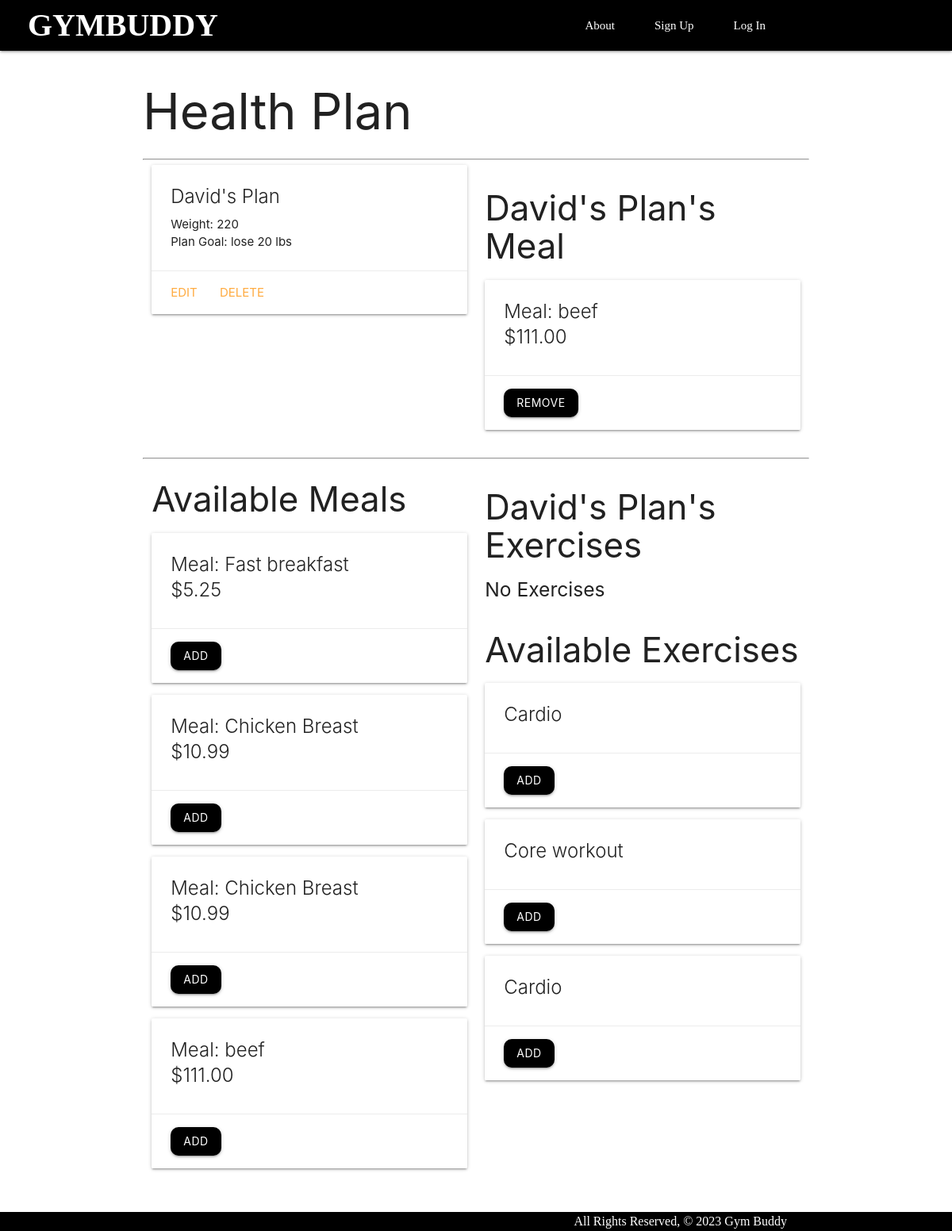
Page /plans/1/ on the earlier database version.
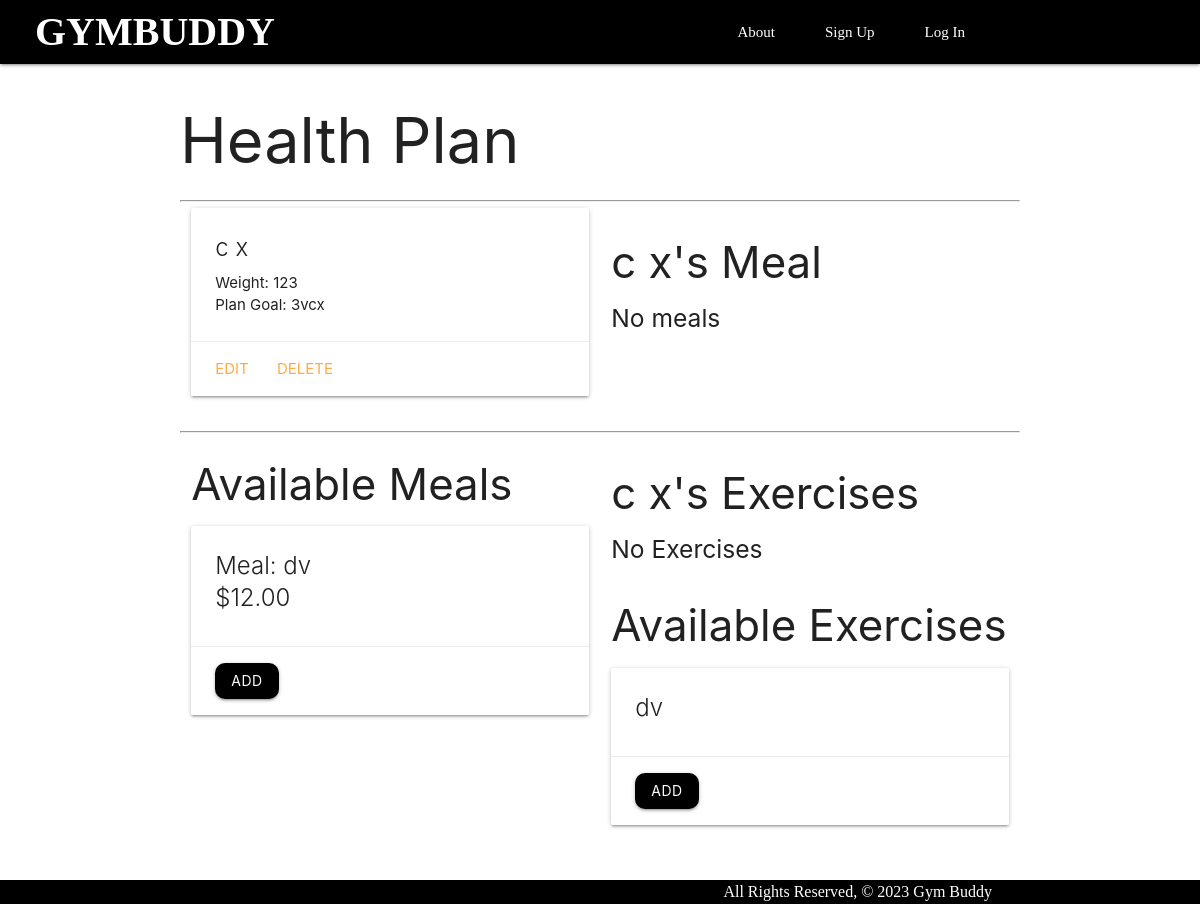
Same page on the later database version.
### main_app/models.py (models this page shows, shortened)
class Plan(models.Model):
    name = models.CharField(max_length=100)
    weight = models.IntegerField()
    goal = models.TextField(max_length=250)
    user = models.ForeignKey(User, on_delete=models.CASCADE)
    exercises = models.ManyToManyField(Exercise)
    meals = models.ManyToManyField(Meal)

class Meal(models.Model):
    name = models.CharField(max_length=50)
    description = models.TextField()
    price = models.DecimalField(max_digits=5, decimal_places=2)
    created_at = models.DateTimeField(auto_now_add=True)

class Exercise(models.Model):
    TypeOfWorkout = models.CharField(max_length=100)
    duration = models.IntegerField()
    description = models.TextField(max_length=250)

### main_app/views.py (the view)
# urls.py: path('plans/<int:plan_id>/', views.plans_detail, name='detail'),
def plans_detail(request, plan_id):
  plan = Plan.objects.get(id=plan_id)
  id_list = plan.meals.all().values_list('id')
  meals_plan_doesnt_have = Meal.objects.exclude(id__in=id_list)
  id_list = plan.exercises.all().values_list('id')
  exercises_plan_doesnt_have = Exercise.objects.exclude(id__in=id_list)
  return render(request, 'plans/detail.html', {
      'plan': plan,
      'meals': meals_plan_doesnt_have,
      'exercises': exercises_plan_doesnt_have
    })

### main_app/templates/plans/detail.html (shortened to what this page needs)
{% extends 'base.html' %} {% block content %}
<h1>Health Plan</h1>
<div class="row">
  <div class="col s6">
    <div class="card">
      <div class="card-content">
        <span class="card-title">{{ plan.name }}</span>
        {% if plan.weight > 0 %}
        <p>Weight: {{ plan.weight }}</p>
        {% else %}
        <p>No weight given</p>
        {% endif %}
        <p>Plan Goal: {{ plan.goal }}</p>
      </div>
      <div class="card-action">
        <a href="{% url 'plans_update' plan.id %}">Edit</a>
        <a href="{% url 'plans_delete' plan.id %}">Delete</a>
      </div>
    </div>
  </div>
  <hr />
  <div class="row">
    <div class="col s6">
      <h3>{{ plan.name }}'s Meal</h3>
      {% if plan.meals.count %} {% for meal in plan.meals.all %}
      <div class="card">
        <div class="card-content">
          <span class="card-title">
            <p>Meal: {{ meal.name }}</p>
            <span>${{ meal.price }}</span>
          </span>
        </div>
        <div class="card-action">
          <form action="{% url 'unassoc_meal' plan.id meal.id %}" method="POST">
            <button type="submit" class="btn">Remove</button>
          </form>
        </div>
      </div>
      {% endfor %} {% else %}
      <h5>No meals</h5>
      {% endif %}
    </div>
  </div>
  <div class="col s6">
    <h3>Available Meals</h3>
    {% if meals.count %} {% for meal in meals.all %}
    <div class="card">
      <div class="card-content">
        <span class="card-title">
          <p>Meal: {{ meal.name }}</p>
          <span>${{ meal.price }}</span>
        </span>
      </div>
      <div class="card-action">
        <form action="{% url 'assoc_meal' plan.id meal.id %}" method="POST">
          <button type="submit" class="btn">Add</button>
        </form>
      </div>
    </div>
    {% endfor %} {% else %}
    <h5>{{cat.name}} Already Has All Meals Available</h5>
    {% endif %}
  </div>
  <hr />
  <div class="row">
    <div class="col s6">
      <h3>{{ plan.name }}'s Exercises</h3>
      {% if plan.exercises.count %} {% for exercise in plan.exercises.all %}
      <div class="card">
        <div class="card-content">
          <span class="card-title"> {{ exercise.TypeOfWorkout }} </span>
        </div>
        <div class="card-action">
          <form
            action="{% url 'unassoc_exercise' plan.id exercise.id %}"
            method="POST"
          >
            {% csrf_token %}
            <button type="submit" class="btn">Remove</button>
          </form>
        </div>
      </div>
      {% endfor %} {% else %}
      <h5>No Exercises</h5>
      {% endif %}
    </div>
    <div class="col s6">
      <h3>Available Exercises</h3>
      {% if exercises.count %} {% for exercise in exercises.all %}
      <div class="card">
        <div class="card-content">
          <span class="card-title"> {{ exercise.TypeOfWorkout }} </span>
        </div>
        <div class="card-action">
          <form
            action="{% url 'assoc_exercise' plan.id exercise.id %}"
            method="POST"
          >
            <button type="submit" class="btn">Add</button>
          </form>
        </div>
      </div>
      {% endfor %} {% else %}
      <h5>{{plan.name}} Already Has All Exercises Available</h5>
      {% endif %}
    </div>
  </div>
  {% endblock %}

Differences in the rows shown:
removed Meal: name "beef", price "111.00", shown under "David's Plan's Meal"
removed Meal: name "Fast breakfast", price "5.25", shown under "Available Meals"
removed Meal: name "Chicken Breast", price "10.99", shown under "Available Meals"
removed Meal: name "Chicken Breast", price "10.99", shown under "Available Meals"
removed Meal: name "beef", price "111.00", shown under "Available Meals"
removed Exercise: TypeOfWorkout "Core workout"
removed Exercise: TypeOfWorkout "Cardio"
changed Plan: name "David's Plan" → "c x"; weight "220" → "123"; goal "lose 20 lbs" → "3vcx"
added Meal: name "dv", price "12.00", shown under "Available Meals"
changed Exercise: TypeOfWorkout "Cardio" → "dv"
Other differences:
text now shown: "No meals"
